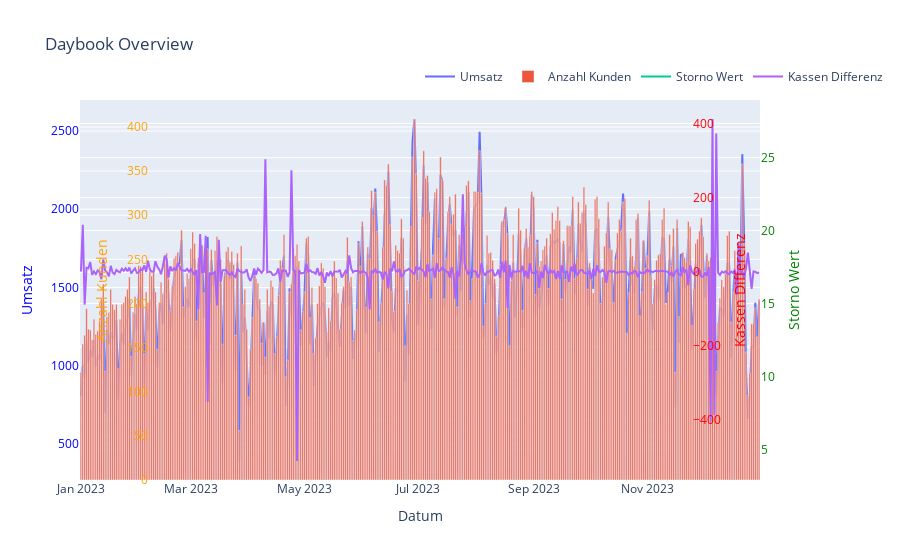

This figure's notebook cell:
### Markdown cell above
## Daybook Overview in Plot

### Code cell
import polars as pl
import pandas as pd
import plotly.graph_objects as go

# Assuming df1 is already defined and contains the relevant data
Daybook = df1.select([
    'Datum',
    'Umsatz',
    'Anzahl Kunden',
    'Storno Wert',
    'Kassen Differenz'
])

# Convert to Pandas DataFrame for plotting
Daybook_pd = Daybook.to_pandas()

# Convert 'Datum' to datetime with the correct format
Daybook_pd['Datum'] = pd.to_datetime(Daybook_pd['Datum'], format='%d.%m.%Y')

# Create the figure
fig = go.Figure()

# Add Umsatz trace
fig.add_trace(go.Scatter(x=Daybook_pd['Datum'], y=Daybook_pd['Umsatz'],
                         mode='lines', name='Umsatz',
                         yaxis='y1'))

# Add Anzahl Kunden trace
fig.add_trace(go.Bar(x=Daybook_pd['Datum'], y=Daybook_pd['Anzahl Kunden'],
                     name='Anzahl Kunden', yaxis='y2'))

# Add Storno Wert trace
fig.add_trace(go.Scatter(x=Daybook_pd['Datum'], y=Daybook_pd['Storno Wert'],
                         mode='lines', name='Storno Wert',
                         yaxis='y3'))

# Add Kassen Differenz trace
fig.add_trace(go.Scatter(x=Daybook_pd['Datum'], y=Daybook_pd['Kassen Differenz'],
                         mode='lines', name='Kassen Differenz',
                         yaxis='y4'))

# Update layout for multiple y-axes
fig.update_layout(
    title='Daybook Overview',
    xaxis=dict(title='Datum'),
    yaxis=dict(
        title='Umsatz',
        titlefont=dict(color='blue'),
        tickfont=dict(color='blue')
    ),
    yaxis2=dict(
        title='Anzahl Kunden',
        titlefont=dict(color='orange'),
        tickfont=dict(color='orange'),
        anchor='free',
        overlaying='y',
        side='left',
        position=0.1
    ),
    yaxis3=dict(
        title='Storno Wert',
        titlefont=dict(color='green'),
        tickfont=dict(color='green'),
        anchor='x',
        overlaying='y',
        side='right'
    ),
    yaxis4=dict(
        title='Kassen Differenz',
        titlefont=dict(color='red'),
        tickfont=dict(color='red'),
        anchor='free',
        overlaying='y',
        side='right',
        position=0.9
    ),
    legend=dict(
        x=0.5,
        y=1.1,
        orientation='h'
    )
)

fig.show()

### Figure 1 — Plotly figure (JSON) as saved in the notebook; plotly's stock layout.template omitted (floating-point values rounded to 4 significant figures; data arrays with more than 128 entries replaced by an {"elided": "..."} marker saying what was removed)
{"data": [{"mode": "lines", "name": "Umsatz", "type": "scatter", "x": {"elided": "365 str values"}, "y": {"elided": "365 float values"}, "yaxis": "y"}, {"name": "Anzahl Kunden", "type": "bar", "x": {"elided": "365 str values"}, "y": {"elided": "365 int values"}, "yaxis": "y2"}, {"mode": "lines", "name": "Storno Wert", "type": "scatter", "x": {"elided": "365 str values"}, "y": {"elided": "365 float values"}, "yaxis": "y3"}, {"mode": "lines", "name": "Kassen Differenz", "type": "scatter", "x": {"elided": "365 str values"}, "y": {"elided": "365 float values"}, "yaxis": "y4"}], "layout": {"legend": {"orientation": "h", "x": 0.5, "y": 1.1}, "title": {"text": "Daybook Overview"}, "xaxis": {"title": {"text": "Datum"}}, "yaxis": {"tickfont": {"color": "blue"}, "title": {"font": {"color": "blue"}, "text": "Umsatz"}}, "yaxis2": {"anchor": "free", "overlaying": "y", "position": 0.1, "side": "left", "tickfont": {"color": "orange"}, "title": {"font": {"color": "orange"}, "text": "Anzahl Kunden"}}, "yaxis3": {"anchor": "x", "overlaying": "y", "side": "right", "tickfont": {"color": "green"}, "title": {"font": {"color": "green"}, "text": "Storno Wert"}}, "yaxis4": {"anchor": "free", "overlaying": "y", "position": 0.9, "side": "right", "tickfont": {"color": "red"}, "title": {"font": {"color": "red"}, "text": "Kassen Differenz"}}}}
